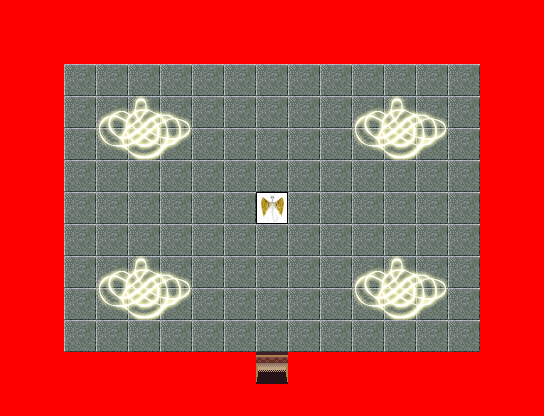

This is a level from a 2D game, rendered from its Tiled map with the project's own tilesets. A one-line summary and the map file follow, with tile-layer data summarised:
An orthogonal 17x13 tile map with 32x32 px tiles, 8 tile layers (0_floor, 1_terrain, 2_object, 3_roof, ...), 8 tilesets.

<map version="1.0" orientation="orthogonal" width="17" height="13" tilewidth="32" tileheight="32">
 <tileset name="int_wall_dark_red" firstgid="1" tilewidth="32" tileheight="32">
  <image source="../../tileset/building/wall/int_wall_dark_red.png" width="128" height="128" />
 </tileset>
 <tileset name="int_wall_dark_red_corners" firstgid="17" tilewidth="32" tileheight="32">
  <image source="../../tileset/building/wall/int_wall_dark_red_corners.png" width="128" height="128" />
 </tileset>
 <tileset name="dark_red_ns" firstgid="33" tilewidth="32" tileheight="32">
  <image source="../../tileset/building/entrance/dark_red_ns.png" width="96" height="128" />
 </tileset>
 <tileset name="collision" firstgid="45" tilewidth="32" tileheight="32">
  <image source="../../tileset/logic/collision.png" width="32" height="32" />
 </tileset>
 <tileset name="obrazy" firstgid="46" tilewidth="32" tileheight="32">
  <image source="../../tileset/pol/wyposazenie/obrazy.png" width="256" height="128" />
 </tileset>
 <tileset name="kafelki" firstgid="78" tilewidth="32" tileheight="32">
  <image source="../../tileset/pol/domki/podloga/kafelki_blyszczace.png" width="192" height="192" />
 </tileset>
 <tileset name="kafelki2" firstgid="114" tilewidth="32" tileheight="32">
  <image source="../../tileset/pol/domki/podloga/kafelki_blyszczace2.png" width="96" height="64" />
 </tileset>
 <tileset name="huge_animal" firstgid="120" tilewidth="32" tileheight="32">
  <image source="../../tileset/logic/creature/huge_animal.png" width="416" height="32" />
 </tileset>
 <layer name="0_floor" width="17" height="13">
  <data>[221 cells, 161 non-empty, 7 distinct tile ids]</data>
 </layer>
 <layer name="1_terrain" width="17" height="13">
  <data>[221 cells, 104 non-empty, 21 distinct tile ids]</data>
 </layer>
 <layer name="2_object" width="17" height="13">
  <data>[221 cells, 20 non-empty, 20 distinct tile ids]</data>
 </layer>
 <layer name="3_roof" width="17" height="13">
  <data>[221 cells, 0 non-empty, 0 distinct tile ids]</data>
 </layer>
 <layer name="4_roof_add" width="17" height="13">
  <data>[221 cells, 0 non-empty, 0 distinct tile ids]</data>
 </layer>
 <layer name="objects" width="17" height="13">
  <data>[221 cells, 1 non-empty, 1 distinct tile ids]</data>
 </layer>
 <layer name="collision" width="17" height="13">
  <data>[221 cells, 103 non-empty, 1 distinct tile ids]</data>
 </layer>
 <layer name="protection" width="17" height="13">
  <data>[221 cells, 0 non-empty, 0 distinct tile ids]</data>
 </layer>
</map>
